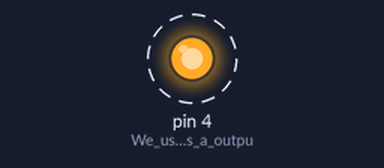
The sketch below on a simulated Arduino Uno, built with avr-gcc and run on an emulated ATmega328P. Shown: output pins drawn as LEDs (lit = HIGH). Dashed ring = blinking.

Above: at 0.2 s.
Timing chart, 0 to 3.0 s (numbered marks = the images above):
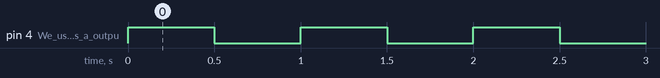

The sketch:

p2-_LED_on_off_10_time_using_for_loop.ino
```cpp
int i=1;
void setup() {
  // put your setup code here, to run once:
  pinMode(4,OUTPUT);   //We used D2 pin as a output

}

void loop() {


  // put your main code here, to run repeatedly:
for (i; i <= 10; i++) {
  digitalWrite(4,HIGH);     // pin D2 on
  delay(500);               // wait 500ms

  digitalWrite(4,LOW);     // pin D2 off
  delay(500);               // wait 500ms
    }


}
```

Measured:
- by itself, pin 4 (We_used_D2_pin_as_a_outpu): alternates HIGH for 0.50 s and LOW for 0.50 s, 20 changes in all, then stays LOW
